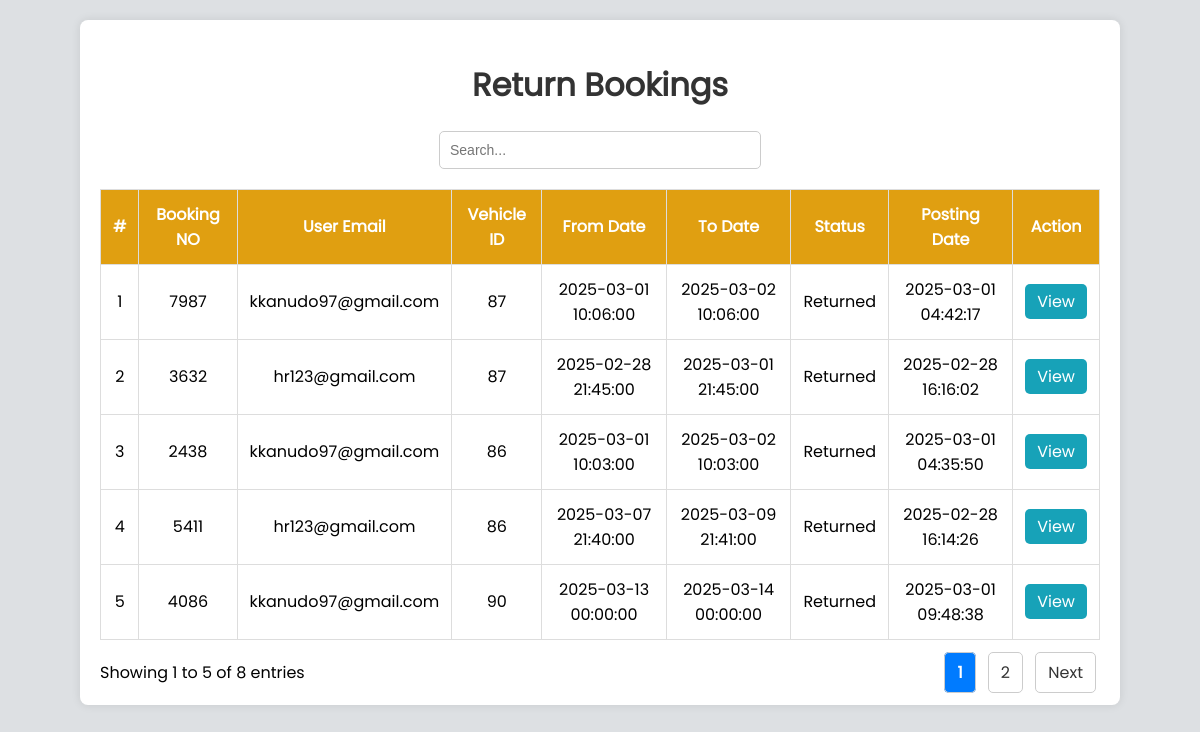
The page /admin/return-booking.php on the database its author committed.
### tables this page shows
CREATE TABLE IF NOT EXISTS `booking` (
  `id` int NOT NULL AUTO_INCREMENT,
  `bookingno` bigint NOT NULL,
  `userEmail` varchar(100) NOT NULL,
  `vid` int NOT NULL,
  `rent_type` varchar(255) NOT NULL,
  `FromDate` datetime NOT NULL,
  `ToDate` datetime NOT NULL,
  `message` varchar(200) NOT NULL,
  `status` int NOT NULL,
  `PostingDate` timestamp NOT NULL DEFAULT CURRENT_TIMESTAMP,
  `LastUpdationDate` timestamp NOT NULL DEFAULT CURRENT_TIMESTAMP,
  `pickup` varchar(255) NOT NULL,
  `dropoff` varchar(255) NOT NULL,
  `did` int NOT NULL,
  `dname` varchar(255) NOT NULL,
  `order_id` varchar(255) NOT NULL,
  `amount` int NOT NULL,
  `payment` int NOT NULL,
  `ReturnDate` timestamp NOT NULL,
  `is_notified` int NOT NULL,
  `new_start_date` date DEFAULT NULL,
  `new_end_date` date DEFAULT NULL,
  `modification_status` enum('pending','approved','rejected') DEFAULT NULL,
  PRIMARY KEY (`id`)
);

### admin/return-booking.php (the view, shortened to what this page needs)
<?php
@include "include/config.php";
$status = 3;
$limit = 5;
$page = isset($_GET['page']) ? $_GET['page'] : 1;
$start = ($page - 1) * $limit;
$sql = "SELECT * FROM booking where status=$status LIMIT $start, $limit";
$result = mysqli_query($conn, $sql);
$total_result = mysqli_query($conn, "SELECT COUNT(*) AS total FROM booking where status=$status");
$total_row = mysqli_fetch_assoc($total_result);
$total_entries = $total_row['total'];
$total_pages = ceil($total_entries / $limit);
?>
<!DOCTYPE html>
<html lang="en">
<head>
    <link rel="stylesheet" href="css/all.min.css">
    <link rel="stylesheet" href="css/fontawesome.min.css">
</head>
<body>
    <div class="container">
        <h1>Return Bookings</h1>
        <div class="search-container">
            <input type="text" id="search" placeholder="Search..." onkeyup="searchTable()">
        </div>
        <div class="table-wrapper">
            <table id="bookingTable">
                <thead>
                    <tr>
                        <th>#</th>
                        <th>Booking NO</th>
                        <th>User Email</th>
                        <th>Vehicle ID</th>
                        <th>From Date</th>
                        <th>To Date</th>
                        <th>Status</th>
                        <th>Posting Date</th>
                        <th>Action</th>
                    </tr>
                </thead>
                <tbody>
                    <?php
                    $n = 1;
                    while ($row = mysqli_fetch_assoc($result)) {
                    ?>
                        <tr>
                            <td><?php echo $n; ?></td>
                            <td><?php echo $row['bookingno']; ?></td>
                            <td><?php echo $row['userEmail']; ?></td>
                            <td><?php echo $row['vid']; ?></td>
                            <td><?php echo $row['FromDate']; ?></td>
                            <td><?php echo $row['ToDate']; ?></td>
                            <td>Returned</td>
                            <td><?php echo $row['PostingDate']; ?></td>
                            <td class="action">
                                <a href="Approve.php?bno=<?php echo $row['bookingno']; ?>&userEmail=<?php echo $row['userEmail']; ?>">View</a>
                            </td>
                        </tr>
                    <?php
                    $n++;
                    }
                    ?>
                </tbody>
            </table>
            <div class="d-flex">
            <span>Showing <?php echo $start + 1; ?> to <?php echo min($start + $limit, $total_entries); ?> of <?php echo $total_entries; ?> entries</span>
            <div class="pagination">
                <?php for ($i = 1; $i <= $total_pages; $i++): ?>
                    <a href="?page=<?php echo $i; ?>" class="<?php echo $i == $page ? 'active' : ''; ?>"><?php echo $i; ?></a>
                <?php endfor; ?>
                <?php if ($page < $total_pages): ?>
                    <a href="?page=<?php echo $page + 1; ?>">Next</a>
                <?php endif; ?>
            </div>
        </div>
        </div>
    </div>
</body>
</html>

### admin/return-booking.php (style rules this page uses)
body { font-family: 'pop-regular', sans-serif; margin: 20px; background-color: rgb(221, 224, 227); }
.container { width: 1000px; margin: auto; background: white; padding: 20px; border-radius: 8px; box-shadow: 0 0 10px rgba(0, 0, 0, 0.1); }
h1 { text-align: center; color: #333; }
.search-container { margin-bottom: 15px; display: flex; justify-content: center; }
.search-container input { padding: 10px; font-size: 14px; width: 100%; max-width: 300px; border: 1px solid #ccc; border-radius: 5px; }
table { width: 100%; border-collapse: collapse; margin-top: 20px; min-width: 600px; }
th, td { border: 1px solid #ddd; text-align: center; padding: 12px; }
th { background-color:rgb(224, 159, 17); color: white; }
tr:nth-child(even) { background-color: #fff; }
.action a { text-decoration: none; padding: 6px 12px; background: #17a2b8; color: white; border-radius: 5px; }
.d-flex { display: flex; justify-content: space-between; align-items: center; margin-top: 20px; }
.pagination a { padding: 8px 12px; margin: 0 4px; border: 1px solid #ccc; border-radius: 5px; text-decoration: none; color: #333; background-color: white; transition: background-color 0.3s ease; }
.pagination a.active { background-color: #007bff; color: white; font-weight: bold; }

### rows shown on the page
booking: bookingno "7987", userEmail "kkanudo97@gmail.com", vid "87", FromDate "2025-03-01 10:06:00", ToDate "2025-03-02 10:06:00", PostingDate "2025-03-01 04:42:17"
booking: bookingno "3632", userEmail "hr123@gmail.com", vid "87", FromDate "2025-02-28 21:45:00", ToDate "2025-03-01 21:45:00", PostingDate "2025-02-28 16:16:02"
booking: bookingno "2438", userEmail "kkanudo97@gmail.com", vid "86", FromDate "2025-03-01 10:03:00", ToDate "2025-03-02 10:03:00", PostingDate "2025-03-01 04:35:50"
booking: bookingno "5411", userEmail "hr123@gmail.com", vid "86", FromDate "2025-03-07 21:40:00", ToDate "2025-03-09 21:41:00", PostingDate "2025-02-28 16:14:26"
booking: bookingno "4086", userEmail "kkanudo97@gmail.com", vid "90", FromDate "2025-03-13 00:00:00", ToDate "2025-03-14 00:00:00", PostingDate "2025-03-01 09:48:38"

### other values the page prints
$start + 1 "1"
min($start + $limit, $total_entries) "5"
$total_entries "8"
